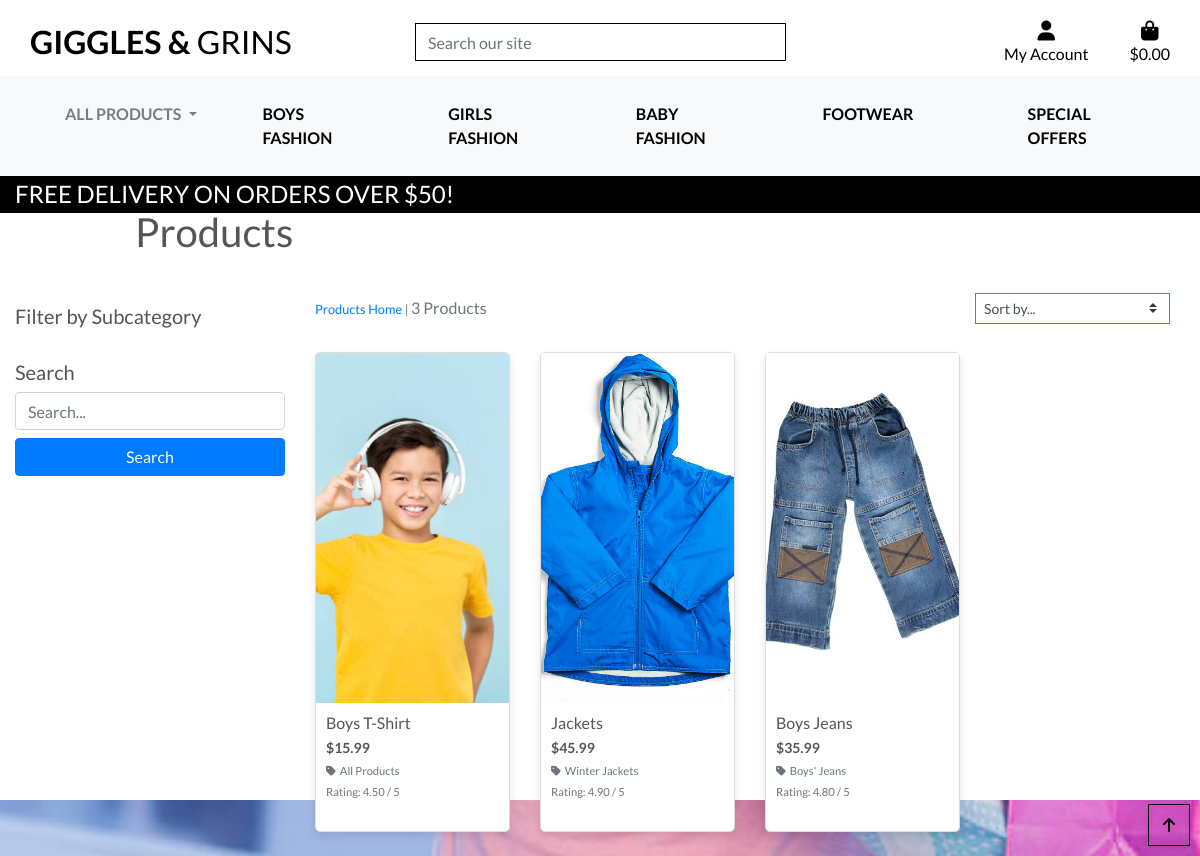
/products/category/All Products/, run on the app's committed database.
### products/models.py (models this page shows, shortened)
class Product(models.Model):
    category = models.ForeignKey('Category', null=True, blank=True, on_delete=models.SET_NULL)
    subcategory = models.ForeignKey('Subcategory', null=True, blank=True, on_delete=models.SET_NULL, related_name="products")
    sku = models.CharField(max_length=254, null=True, blank=True)
    name = models.CharField(max_length=254)
    description = models.TextField()
    has_sizes = models.BooleanField(default=False, null=True, blank=True)
    price = models.DecimalField(max_digits=6, decimal_places=2)
    rating = models.DecimalField(max_digits=6, decimal_places=2, null=True, blank=True)
    image_url = models.URLField(max_length=1024, null=True, blank=True)
    image = models.ImageField(upload_to='product_images/', blank=True, null=True)
    has_sizes = models.BooleanField(default=True)

class Category(models.Model):
    name = models.CharField(max_length=254)
    friendly_name = models.CharField(max_length=254, null=True, blank=True)
    description = models.TextField(null=True, blank=True)
    class Meta:
        verbose_name_plural = 'Categories'

class Subcategory(models.Model):
    category = models.ForeignKey(Category, on_delete=models.CASCADE, related_name="subcategories")
    name = models.CharField(max_length=254)
    friendly_name = models.CharField(max_length=255, null=True, blank=True)
    description = models.TextField(null=True, blank=True)

### products/views.py (the view)
# urls.py: path('category/<str:category_name>/', views.products_by_category, name='category_products'),
def products_by_category(request, category_name):
    try:
        category = Category.objects.get(name=category_name)
        products = Product.objects.filter(category=category)
        context = {
            'products': products,
            'current_category': category,
        }
        return render(request, 'products/products.html', context)
    except Category.DoesNotExist:
        messages.error(request, "The selected category does not exist.")
        return redirect('products')

### bag/contexts.py (called while the page is built, shortened)
def bag_contents(request):
    bag_items = []
    total = 0
    product_count = 0
    bag = request.session.get('bag', {})
    if total < settings.FREE_DELIVERY_THRESHOLD:
        delivery = total * Decimal(settings.STANDARD_DELIVERY_PERCENTAGE / 100)
        free_delivery_delta = settings.FREE_DELIVERY_THRESHOLD - total
    else:
        delivery = 0
        free_delivery_delta = 0
    grand_total = delivery + total
    context = {
        'bag_items': bag_items,
        'total': total,
        'product_count': product_count,
        'delivery': delivery,
        'free_delivery_delta': free_delivery_delta,
        'free_delivery_threshold': settings.FREE_DELIVERY_THRESHOLD,
        'grand_total': grand_total,
    }
    return context

### products/context_processors.py (called while the page is built)
def categories_with_subcategories(request):
    categories = Category.objects.prefetch_related("subcategories").all()
    return {"categories_with_subcategories": categories}

### products/templates/products/products.html (shortened to what this page needs)
{% extends "base.html" %}
{% load static %}
{% block page_header %}
    <div class="container header-container">
        <div class="row">
            <div class="col">
                <h1 class="my-4">Products</h1>
            </div>
        </div>
    </div>
{% endblock %}
{% block content %}
<div class="container-fluid">
    <div class="row">
        <div class="col-md-3">
            <h5 class="mt-4">Filter by Subcategory</h5>
            <h5 class="mt-4">Search</h5>
            <form method="get" action="{% url 'products' %}">
                <input type="text" name="q" class="form-control mb-2" placeholder="Search..." value="{{ search_term }}">
                <button type="submit" class="btn btn-primary btn-block">Search</button>
            </form>
        </div>
        <div class="col-md-9">
            <div class="row mb-3">
                <div class="col-12 col-md-6 order-md-first">
                    <p class="text-muted mt-3 text-center text-md-left">
                        {% if search_term or current_categories or current_sorting != 'None_None' %}
                            <span class="small"><a href="{% url 'products' %}">Products Home</a> | </span>
                        {% endif %}
                        {{ products|length }} Products{% if search_term %} found for <strong>"{{ search_term }}"</strong>{% endif %}
                    </p>
                </div>
                <div class="col-12 col-md-6 my-auto order-md-last d-flex justify-content-center justify-content-md-end">
                    <div class="sort-select-wrapper w-50">
                        <select id="sort-selector" class="custom-select custom-select-sm rounded-0 border border-{% if current_sorting != 'None_None' %}info{% else %}black{% endif %}">
                            <option value="reset" {% if current_sorting == 'None_None' %}selected{% endif %}>Sort by...</option>
                        </select>
                    </div>
                </div>
            </div>
            <div class="row">
                {% for product in products %}
                    <div class="col-sm-6 col-md-4 col-lg-3 mb-4">
                        <div class="card h-100">
                            <a href="{% url 'product_detail' product.id %}">
                                {% if product.image %}
                                    <img class="card-img-top" src="{{ product.image.url }}" alt="{{ product.name }}">
                                {% elif product.image_url %}
                                    <img class="card-img-top" src="{{ product.image_url }}" alt="{{ product.name }}">
                                {% else %}
                                    <img class="card-img-top" src="{{ MEDIA_URL }}noimage.png" alt="{{ product.name }}">
                                {% endif %}
                            </a>
                            <div class="card-body">
                                <h5 class="card-title">{{ product.name }}</h5>
                                <p class="card-text font-weight-bold">${{ product.price }}</p>
                                {% if product.subcategory %}
                                    <p class="small mt-1 mb-0">
                                        <a class="text-muted" href="{% url 'products' %}?subcategory={{ product.subcategory.name }}">
                                            <i class="fas fa-tag mr-1"></i>{{ product.subcategory.friendly_name }}
                                        </a>
                                    </p>
                                {% elif product.category %}
                                    <p class="small mt-1 mb-0">
                                        <a class="text-muted" href="{% url 'products' %}?category={{ product.category.name }}">
                                            <i class="fas fa-tag mr-1"></i>{{ product.category.friendly_name }}
                                        </a>
                                    </p>
                                {% endif %}
                                {% if product.rating %}
                                    <p class="card-text"><small class="text-muted">Rating: {{ product.rating }} / 5</small></p>
                                {% else %}
                                    <p class="card-text"><small class="text-muted">No Rating</small></p>
                                {% endif %}
                            </div>
                        </div>
                    </div>
                {% empty %}
                    <div class="col-12">
                        <p class="text-center">No products found.</p>
                    </div>
                {% endfor %}
            </div>
        </div>
    </div>
</div>
<div class="btt-button shadow-sm rounded-0 border border-black">
    <a class="btt-link d-flex h-100">
        <i class="fas fa-arrow-up text-black mx-auto my-auto"></i>
    </a>
</div>
{% endblock %}

### static/css/base.css (style rules this page uses)
html { height: 100%; margin: 0; padding: 0; }
body { background: url('/media/bckground_img.jpg') no-repeat center center fixed; background-size: cover; background-color: #ADD8E6; color: #555; font-family: 'Lato'; height: 100vh; }
.container { margin-top: 20px; }
.text-black { color: #000 !important; }
.border-black { border: 1px solid black !important; }
.card { border: 1px solid #ddd; border-radius: 5px; box-shadow: 0 4px 8px rgba(0, 0, 0, 0.1); transition: transform 0.2s, box-shadow 0.2s; margin-bottom: 20px; }
.card-img-top { height: 350px; object-fit: cover; width: 100%; }
.card-body { padding: 10px; font-size: 14px; }
.card-title { margin-bottom: 5px; font-size: 16px; }
.card-text { margin-bottom: 5px; }
.sort-select-wrapper { display: flex; justify-content: flex-end; width: 100%; padding-right: 15px; }
#sort-selector { max-width: 200px; float: right; }
.btt-button { height: 42px; width: 42px; position: fixed; bottom: 10px; right: 10px; }
.btt-link, .update-link, .remove-item { cursor: pointer; }
@media (min-width: 1200px) { .container { max-width: 80%; } }
@media (min-width: 992px) { .header-container { padding-top: 164px; } }

### data on the page
Product: image (picture), name "Boys T-Shirt", price "15.99", category.friendly_name "All Products", rating "4.50"
Product: image (picture), name "Jackets", price "45.99", subcategory.friendly_name "Winter Jackets", rating "4.90"
Product: image (picture), name "Boys Jeans", price "35.99", subcategory.friendly_name "Boys' Jeans", rating "4.80"

### other printed values
{{ free_delivery_threshold }} "50"
{{ products|length }} "3"
